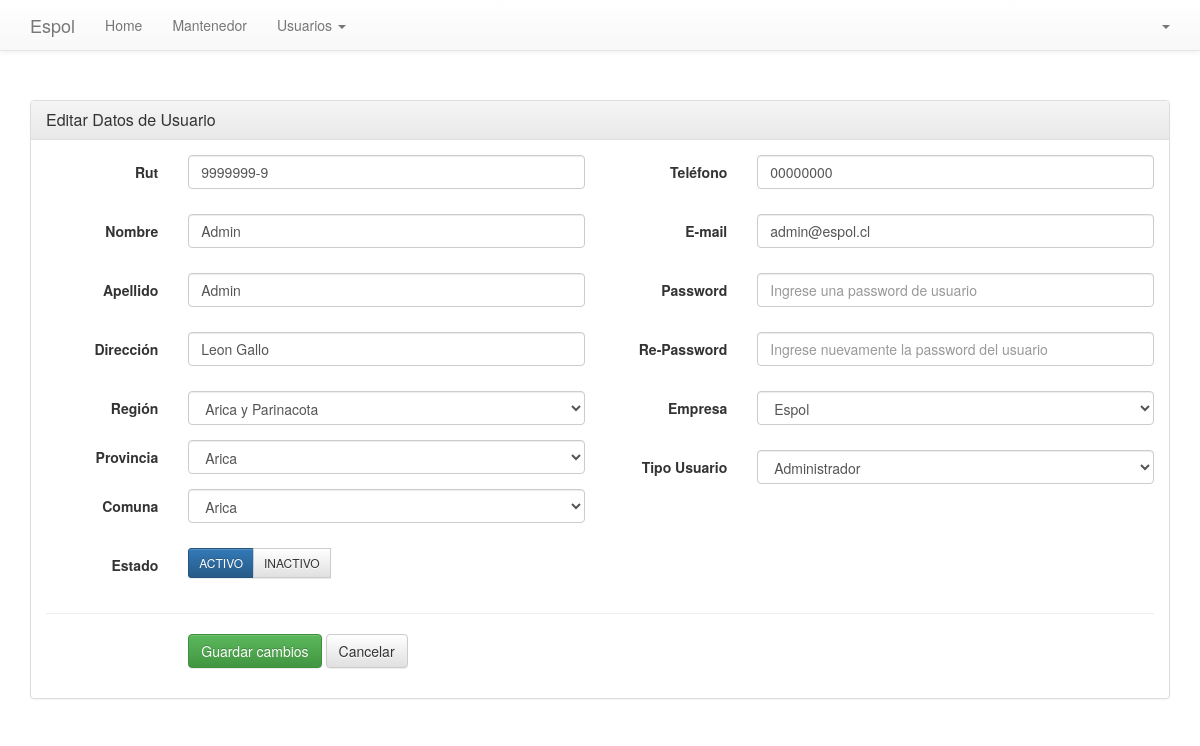
The page /usuarios/editar/13 on the database its author committed.
### tables this page shows
CREATE TABLE `tb_persona` (
  `id` int(11) NOT NULL,
  `rut` varchar(10) NOT NULL,
  `nombre` varchar(45) DEFAULT NULL,
  `apellido` varchar(45) NOT NULL,
  `direccion` varchar(45) DEFAULT NULL,
  `fono` varchar(10) DEFAULT NULL,
  `correo` varchar(100) DEFAULT NULL,
  `clave` varchar(250) DEFAULT NULL,
  `estado` varchar(1) DEFAULT 'A',
  `tb_empresa_id` int(11) NOT NULL,
  `tb_tipo_usuario_id` int(11) NOT NULL,
  `tb_comuna_id` int(11) NOT NULL
);

### application/controllers/Usuarios.php (called while the page is built, shortened)
<?php
class Usuarios extends CI_Controller {
    public function __construct(){
        $this->load->model('main_model');
        $this->load->model('usuarios_model');
        $this->load->library('form_validation');
        $this->load->helper('Form');
	}
    public function editar(){
        if ($this->uri->segment(3) === null){
            redirect(base_url().'usuarios', 'location');
        }else{
            $user_id                = $this->uri->segment(3);
            $data['usuario']        = $this->usuarios_model->getUser($user_id);
            $data['empresas']       = $this->main_model->getEmpresa();
            $data['tipo_usuario']   = $this->main_model->getTipoUsuario();
            $data['regiones']       = $this->main_model->getRegion();
            $data['provincias']     = $this->main_model->getProvincia();
            $data['comunas']        = $this->main_model->getComuna();
            $data['title_page'] = 'Usuarios | Editar';
    		$this->load->view('Backoffice/header', $data);
    		$this->load->view('Usuarios/editar');
    		$this->load->view('Backoffice/footer');
        }
    }
}

### index.php (called while the page is built, shortened)
<?php
require_once BASEPATH.'core/CodeIgniter.php';

### application/models/usuarios_model.php (called while the page is built, shortened)
<?php
class Usuarios_model extends CI_Model {
	public function getUser($id = false){
		$this->db->select('p.id, p.rut, p.nombre, p.apellido, p.direccion, p.fono, p.correo, p.estado, e.nombre as empresa, t.nombre as tipo');
		$this->db->select('e.nombre AS empresa, t.nombre AS tipo');
		$this->db->select('c.comuna, c.id as id_comuna, pro.provincia, pro.id as id_provincia, r.region, r.id as id_region');
		$this->db->from('tb_persona p');
		$this->db->join('tb_empresa e', 		'e.id 	= p.tb_empresa_id');
		$this->db->join('tb_tipo_usuario t', 	't.id 	= p.tb_tipo_usuario_id');
		$this->db->join('tb_comuna c', 			'c.id 	= p.tb_comuna_id');
		$this->db->join('tb_provincia pro', 	'pro.id = c.tb_provincia_id');
		$this->db->join('tb_region r', 			'r.id 	= pro.tb_region_id');
		if ($id != false) {
			$this->db->where('p.id', $id);
			$query = $this->db->get();
			if ($query->num_rows() > 0) {
	        	return $query->row();
			}else{
				return false;
			}
		}
	}
}

### application/models/main_model.php (called while the page is built, shortened)
<?php
class Main_model extends CI_Model {
	public function getEmpresa($id = false, $result = false){
		$this->db->select('*');
		$this->db->from('tb_empresa');
		if ($id != false) {
			$this->db->where('id', $id);
			$query = $this->db->get();
			if ($query->num_rows() > 0) {
	        	return $query->row();
			}else{
				return false;
			}
		}else{
			$query = $this->db->get();
			if ($query->num_rows() > 0) {
				if ($result) {
		        	return $query->result_array();
				}else{
		        	return $query->result();
				}
			}else{
				return false;
			}
		}
	}
	public function getTipoUsuario($id = false){
		$this->db->select('*');
		$this->db->from('tb_tipo_usuario');
		if ($id != false) {
			$this->db->where('id', $id);
			$query = $this->db->get();
			if ($query->num_rows() > 0) {
	        	return $query->row();
			}else{
				return false;
			}
		}else{
			$query = $this->db->get();
			if ($query->num_rows() > 0) {
	        	return $query->result();
			}else{
				return false;
			}
		}
	}
	public function getRegion($id = false){
		$this->db->select('*');
		$this->db->from('tb_region');
		if ($id != false) {
			$this->db->where('id', $id);
			$query = $this->db->get();
			if ($query->num_rows() > 0) {
	        	return $query->row();
			}else{
				return false;
			}
		}else{
			$query = $this->db->get();
			if ($query->num_rows() > 0) {
	        	return $query->result();
			}else{
				return false;
			}
		}
	}
	public function getProvincia($id = false, $id_region = false){
		$this->db->select('*');
		$this->db->from('tb_provincia');
		if ($id != false) {
			$this->db->where('id', $id);
			$query = $this->db->get();
			if ($query->num_rows() > 0) {
	        	return $query->row();
			}else{
				return false;
			}
		}else{
			$query = $this->db->get();
			if ($query->num_rows() > 0) {
	        	return $query->result();
			}else{
				return false;
			}
		}
	}
	public function getComuna($id = false, $id_provincia = false){
		$this->db->select('*');
		$this->db->from('tb_comuna');
		if ($id != false) {
			$this->db->where('id', $id);
			$query = $this->db->get();
			if ($query->num_rows() > 0) {
	        	return $query->row();
			}else{
				return false;
			}
		}else{
			$this->db->order_by('comuna', 'asc');
			$query = $this->db->get();
			if ($query->num_rows() > 0) {
	        	return $query->result();
			}else{
				return false;
			}
		}
	}
}

### application/views/Usuarios/Editar.php (the view, shortened to what this page needs)
<div class="container" style="margin-top: 100px">
    <div class="row">
        <div class="col-md-12">
            <div class="panel panel-default">
                <div class="panel-heading">
                    <h3 class="panel-title">Editar Datos de Usuario</h3>
                </div>
                <div class="panel-body">
                    <form method="post" action="<?= base_url(); ?>usuarios/actualizar" class="form-horizontal" id="form_editar_usuario">
                        <div class="row">
                            <div class="col-md-6">
                                <div class="form-group">
                                    <label class="col-sm-3 control-label">Rut</label>
                                    <div class="col-sm-9">
                                        <input type="text" class="form-control" value="<?= $usuario->rut; ?>" id="rut" name="rut" placeholder="Ingrese el rut del usuario" required>
                                    </div>
                                </div>
                                <div class="form-group">
                                    <label class="col-sm-3 control-label">Nombre</label>
                                    <div class="col-sm-9">
                                        <input type="text" class="form-control" value="<?= $usuario->nombre; ?>" id="nombre" name="nombre" placeholder="Ingrese el nombre del usuario" required>
                                    </div>
                                </div>
                                <div class="form-group <?php if (form_error('apellido')){echo "has-error";} ?>" >
                                    <label class="col-sm-3 control-label">Apellido</label>
                                    <div class="col-sm-9">
                                        <input type="text" value="<?= $usuario->apellido; ?>" class="form-control" id="apellido" name="apellido" placeholder="Ingrese el apellido del usuario" required>
                                    </div>
                                </div>
                                <div class="form-group">
                                    <label class="col-sm-3 control-label">Dirección</label>
                                    <div class="col-sm-9">
                                        <input type="text" class="form-control" value="<?= $usuario->direccion; ?>" id="direccion" name="direccion" placeholder="Ingrese la direccion del usuario" required>
                                    </div>
                                </div>
                                <div class="form-group">
                                    <label class="col-sm-3 control-label">Región</label>
                                    <div class="col-sm-9">
                                        <select class="form-control" id="region" name="region" required>
                                            <?php
                                            foreach ($regiones as $r) {
                                                if ($r->id == $usuario->id_region) {
                                                    echo '<option value="'.$r->id.'" selected>'.$r->region.'</option>';
                                                } else {
                                                    echo '<option value="'.$r->id.'">'.$r->region.'</option>';
                                                }
                                            }
                                            ?>
                                        </select>
                                    </div>
                                </div>
                                <div class="form-group">
                                    <label class="col-sm-3 control-label">Provincia</label>
                                    <div class="col-sm-9">
                                        <select class="form-control" id="provincia" name="provincia" required>
                                            <?php
                                            foreach ($provincias as $p) {
                                                if ($p->id == $usuario->id_provincia) {
                                                    echo '<option value="'.$p->id.'" selected>'.$p->provincia.'</option>';
                                                } else {
                                                    echo '<option value="'.$p->id.'">'.$p->region.'</option>';
                                                }
                                            }
                                            ?>
                                        </select>
                                    </div>
                                </div>
                                <div class="form-group">
                                    <label class="col-sm-3 control-label">Comuna</label>
                                    <div class="col-sm-9">
                                        <select class="form-control" id="comuna" name="comuna" required>
                                            <?php
                                            foreach ($comunas as $c) {
                                                if ($c->id == $usuario->id_comuna) {
                                                    echo '<option value="'.$c->id.'" selected>'.$c->comuna.'</option>';
                                                } else {
                                                    echo '<option value="'.$c->id.'">'.$c->region.'</option>';
                                                }
                                            }
                                            ?>
                                        </select>
                                    </div>
                                </div>
                                <div class="form-group">
                                    <label class="col-sm-3 control-label">Estado</label>
                                    <div class="col-sm-9">
                                        <div class="btn-group">
                                            <button type="button" class="btn btn-sm btn-primary" id="btn_activo" data-valor="A">ACTIVO</button>
                                            <button type="button" class="btn btn-sm btn-default" id="btn_inactivo" data-valor="I">INACTIVO</button>
                                        </div>
                                    </div>
                                </div>
                            </div>
                            <div class="col-md-6">
                                <div class="form-group">
                                    <label class="col-sm-3 control-label">Teléfono</label>
                                    <div class="col-sm-9">
                                        <input type="text" class="form-control" value="<?= $usuario->fono; ?>" id="telefono" name="telefono" placeholder="Ingrese el telefono del usuario" required>
                                    </div>
                                </div>
                                <div class="form-group">
                                    <label class="col-sm-3 control-label">E-mail</label>
                                    <div class="col-sm-9">
                                        <input type="text" class="form-control" value="<?= $usuario->correo; ?>" id="email" name="email" placeholder="Ingrese el email del usuario" required>
                                    </div>
                                </div>
                                <div class="form-group">
                                    <label class="col-sm-3 control-label">Password</label>
                                    <div class="col-sm-9">
                                        <input type="text" class="form-control" value="" id="password" name="password" placeholder="Ingrese una password de usuario" >
                                    </div>
                                </div>
                                <div class="form-group">
                                    <label class="col-sm-3 control-label">Re-Password</label>
                                    <div class="col-sm-9">
                                        <input type="text" class="form-control" value="" id="re-password" name="re-password" placeholder="Ingrese nuevamente la password del usuario" >
                                    </div>
                                </div>
                                <div class="form-group">
                                    <label class="col-sm-3 control-label">Empresa</label>
                                    <div class="col-sm-9">
                                        <select class="form-control" id="empresa" name="empresa" required>
                                            <?php
                                            foreach ($empresas as $e) {
                                                if ($e->nombre === $usuario->empresa) {
                                                    echo '<option value="'.$e->id.'" selected>'.$e->nombre.'</option>';
                                                } else {
                                                    echo '<option value="'.$e->id.'" >'.$e->nombre.'</option>';
                                                }
                                            }
                                            ?>
                                        </select>
                                    </div>
                                </div>
                                <div class="form-group">
                                    <label class="col-sm-3 control-label">Tipo Usuario</label>
                                    <div class="col-sm-9">
                                        <select class="form-control" id="tipo" name="tipo" required>
                                            <?php
                                            foreach ($tipo_usuario as $tu) {
                                                if ($tu->nombre === $usuario->tipo) {
                                                    echo '<option value="'.$tu->id.'" selected>'.$tu->nombre.'</option>';
                                                } else {
                                                    echo '<option value="'.$tu->id.'">'.$tu->nombre.'</option>';
                                                }
                                            }
                                            ?>
                                        </select>
                                    </div>
                                </div>
                            </div>
                        </div>
                        <hr>
                        <div class="row">
                            <div class="col-md-6">
                                <div class="form-group">
                                    <div class="col-sm-offset-3 col-sm-9">
                                        <button type="submit" class="btn btn-success">Guardar cambios</button>
                                        <a href="<?= base_url(); ?>usuarios/" class="btn btn-default">Cancelar</a>
                                    </div>
                                </div>
                            </div>
                        </div>
                    </form>
                </div>
            </div>
        </div>
    </div>
</div>

### rows shown on the page
tb_persona: rut "9999999-9", nombre "Admin", apellido "Admin", direccion "Leon Gallo", telefono "00000000", email "admin@espol.cl"

### other values the page prints
form field region "Arica y Parinacota"
form field provincia "Arica"
form field comuna "Arica"
form field empresa "Espol"
form field tipo "Administrador"
